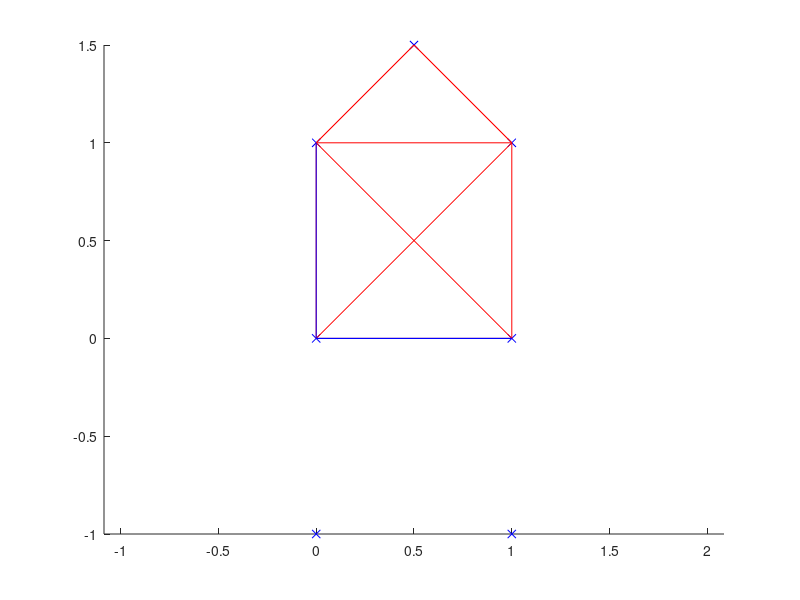
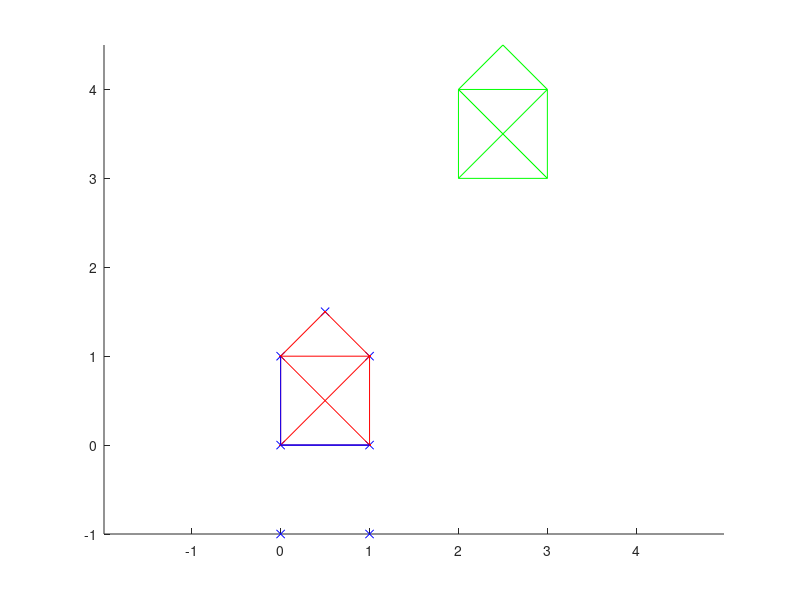
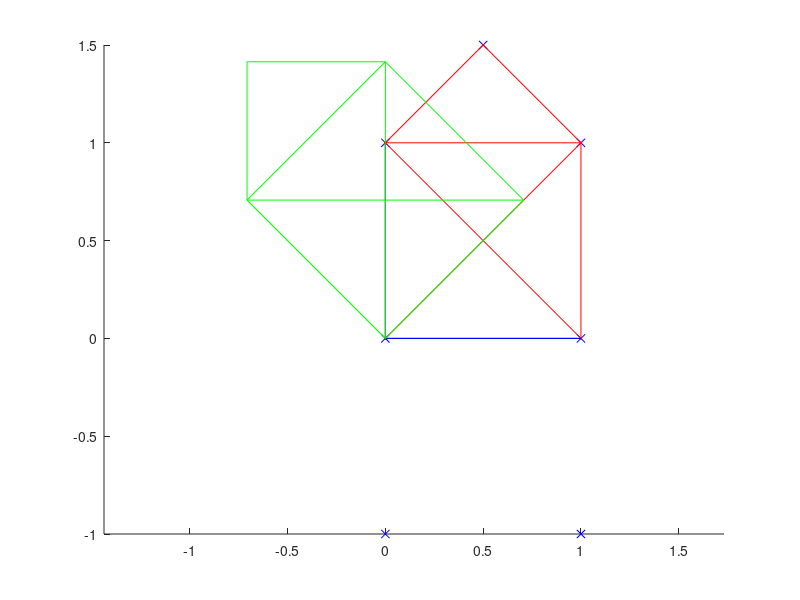
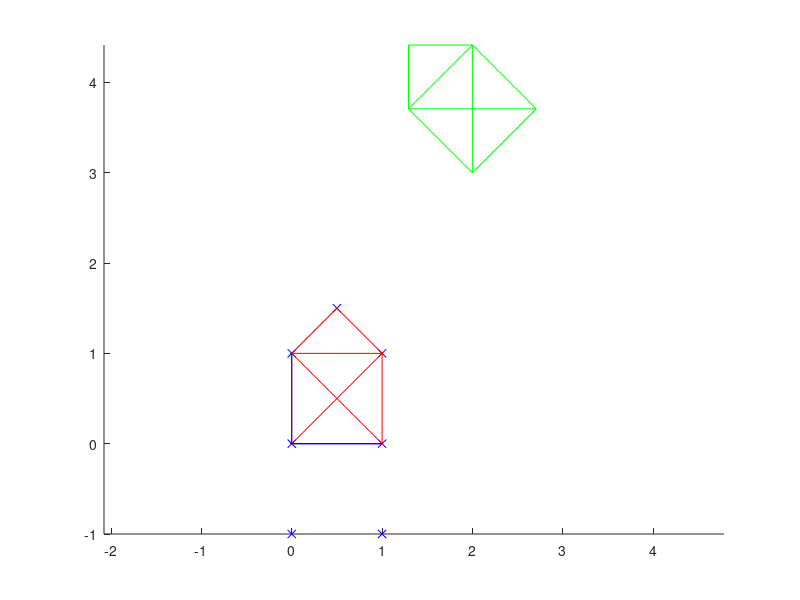

These charts were generated, in order, by the following MATLAB code:
close all
% points of the "nikolaus haus"
p1 = [0,0]';
p2 = [1,0]';
p3 = [0,1]';
p4 = [1,1]';
p5 = [0.5,1.5]';
p6 = [0,-1]';
p7 = [1,-1]';

%sequencial arrangement of the points to plot them
p=[p1,p2,p3,p4,p5,p6,p7];

%define the axes in x and y direction
paxes=[p1,p2,p1,p3];

%define the right order to plot the correct house
pnikolaus = [p1,p2,p4,p5,p3,p1,p4,p3,p2];

% extend the points to homogeneous coordinates
pnikolaus(3,:) = 1;

figure(1);
axis equal;
hold on;

% plot simple house
plot(p(1,:),p(2,:),'bx');
plot(pnikolaus(1,:),pnikolaus(2,:),'r-');
plot(paxes(1,:),paxes(2,:),'b-');

% -----
% plot translated house by the vector (2,3)'
figure(2);
axis equal;
hold on;

% TODO: define 3x3 transformation matrix A1 that translates the point set
% pnikolaus by (2,3)'
A1 = [1 0 2; 0 1 3; 0 0 1];

% TODO: transform the pnikolaus point set with the translation matrix A1
nik1 = A1*pnikolaus; %%

% plot the original and the translated house in the same figure
plot(p(1,:),p(2,:),'bx')
plot(pnikolaus(1,:),pnikolaus(2,:),'r.-')
plot(paxes(1,:),paxes(2,:),'b-')
plot(nik1(1,:),nik1(2,:),'g-')

%-----
% plot rotated house by 45degree CCW (pi/4)  
figure(3);
axis equal;
hold on;

% TODO: define the 3x3 transformation matrix that rotates counter clockwise
% with 45 degrees (pi/4)
angle = pi/4;
A2 = [cos(angle) -sin(angle) 0; sin(angle) cos(angle) 0; 0 0 1];

% TODO: transform the pnikolaus point set with the rotation matrix
nik2 = A2*pnikolaus; %%

% plot the original and the rotated house in the same figure
plot(p(1,:),p(2,:),'bx')
plot(pnikolaus(1,:),pnikolaus(2,:),'r.-')
plot(paxes(1,:),paxes(2,:),'b-')
plot(nik2(1,:),nik2(2,:),'g-')

% -----
% Concatenate the transformations in different orders
% 1) first translation than rotation in world coordinates
figure(4);
axis equal;
hold on;

% TODO: transform the pnikolaus point set where first the rotation A2 and
% afterwards the translation A1 is performed in world coordinates
nik3 = A1*A2*pnikolaus; %%

plot(p(1,:),p(2,:),'bx')
plot(pnikolaus(1,:),pnikolaus(2,:),'r.-')
plot(paxes(1,:),paxes(2,:),'b-')
plot(nik3(1,:),nik3(2,:),'g-')

% 2) first rotation than translation in world coordinates
figure(5);
axis equal;
hold on;

% TODO: transform the pnikolaus point set where first the translation A1 and
% afterwards the rotation A2 is performed in world coordinates
nik4 = A2*A1*pnikolaus; %%

plot(p(1,:),p(2,:),'bx')
plot(pnikolaus(1,:),pnikolaus(2,:),'r.-')
plot(paxes(1,:),paxes(2,:),'b-')
plot(nik4(1,:),nik4(2,:),'g-')

% 3) combine both transformations in one single matrix
figure(6);
axis equal;
hold on;

% TODO: create one single matrix A3 that containts the above specified
% rotation in the upper left 2x2 matrix and the translation specified above
% in the first two rows of the last column

A3 = [cos(angle) -sin(angle) 2; sin(angle) cos(angle) 3; 0 0 1];
% TODO: transform the pnikolaus point set with the A3 matrix
nik5 = A3* pnikolaus; %%

plot(p(1,:),p(2,:),'bx')
plot(pnikolaus(1,:),pnikolaus(2,:),'r.-')
plot(paxes(1,:),paxes(2,:),'b-')
plot(nik5(1,:),nik5(2,:),'g-')

% ------
% affine transformation
figure(7);
axis equal;
hold on;

% affine transformation matrix A4
A4 = [1.6 0.1 1.5; ...
      0.3 1.5 0.5; ...
      0 0 1];

% TODO: transform the pnikolaus point set with the affine A4 matrix  
nik6 = A4*pnikolaus; %%

plot(p(1,:),p(2,:),'bx')
plot(pnikolaus(1,:),pnikolaus(2,:),'r.-')
plot(paxes(1,:),paxes(2,:),'b-')
plot(nik6(1,:),nik6(2,:),'g-')


% -----  
% projective transformation
figure(8);
axis equal;
hold on;

% projective transformation matrix A5
A5 = [1.6 0.1 1.5; ...
      0.3 1.5 0.5; ...
      0.2 0.3 1];

%TODO: transform the points pnikolaus by the projective transformation A5
nik7 = A5*pnikolaus; %%
nik7
for i=1:size(nik7,2)
    for j=1:size(nik7,1)
% TODO: normalize the points after the projective transformation. Each point
% has to be divided by the entry in its third row. (to validate the result
% see if the last row is throughout all points 1)
    nik7(j,i)=nik7(j,i)/nik7(3,i);
    end
end
nik7

plot(p(1,:),p(2,:),'bx')
plot(pnikolaus(1,:),pnikolaus(2,:),'r.-')
plot(paxes(1,:),paxes(2,:),'b-')
plot(nik7(1,:),nik7(2,:),'g-')

